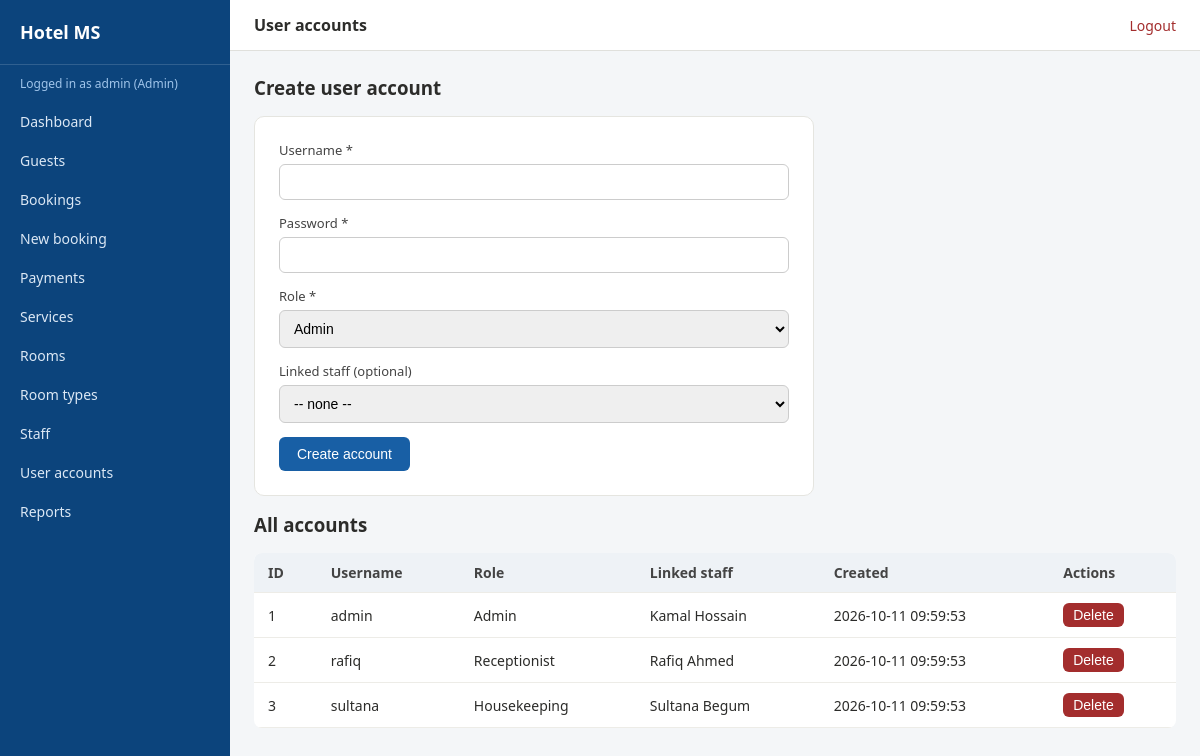
The app's page /users/list.php (signed in) with its own data.
### tables this page shows
CREATE TABLE Users (
    UserID INT AUTO_INCREMENT PRIMARY KEY,
    Username VARCHAR(50) NOT NULL UNIQUE,
    PasswordHash VARCHAR(255) NOT NULL,
    Role ENUM('Admin','Receptionist','Housekeeping') NOT NULL,
    StaffID INT NULL,
    CreatedAt TIMESTAMP DEFAULT CURRENT_TIMESTAMP,
    FOREIGN KEY (StaffID) REFERENCES Staff(StaffID) ON DELETE SET NULL
);

CREATE TABLE Staff (
    StaffID INT AUTO_INCREMENT PRIMARY KEY,
    Name VARCHAR(60) NOT NULL,
    Position ENUM('Manager','Receptionist','Housekeeping') NOT NULL,
    Phone VARCHAR(20),
    Salary DECIMAL(10,2),
    HireDate DATE
);

### includes/functions.php (called while the page is built, shortened)
<?php
function e($str) {
    return htmlspecialchars($str ?? '', ENT_QUOTES, 'UTF-8');
}

### users/list.php (the view, shortened to what this page needs)
<?php
require_once __DIR__ . '/../includes/init.php';
$users = $pdo->query("SELECT u.*, s.Name AS StaffName FROM Users u LEFT JOIN Staff s ON s.StaffID = u.StaffID ORDER BY u.UserID")->fetchAll();
require __DIR__ . '/../includes/header.php';
require __DIR__ . '/../includes/sidebar.php';
?>
<h3>Create user account</h3>
<form class="form-box mt" method="post">
  <div class="form-group"><label>Username *</label><input type="text" name="username" required></div>
  <div class="form-group"><label>Password *</label><input type="password" name="password" required minlength="6"></div>
  <div class="form-group"><label>Role *</label>
    <select name="role"><option>Admin</option><option>Receptionist</option><option>Housekeeping</option></select>
  </div>
  <div class="form-group"><label>Linked staff (optional)</label>
    <select name="staff_id">
      <option value="">-- none --</option>
    </select>
  </div>
  <button class="btn" type="submit">Create account</button>
</form>
<h3 class="mt">All accounts</h3>
<table class="mt">
<tr><th>ID</th><th>Username</th><th>Role</th><th>Linked staff</th><th>Created</th><th>Actions</th></tr>
<?php foreach ($users as $u): ?>
<tr>
  <td><?= $u['UserID'] ?></td><td><?= e($u['Username']) ?></td><td><?= e($u['Role']) ?></td>
  <td><?= e($u['StaffName'] ?? '-') ?></td><td><?= e($u['CreatedAt']) ?></td>
  <td>
    <form method="post" style="display:inline" onsubmit="return confirm('Delete this account?')">
      <button class="btn btn-danger" type="submit" style="padding:4px 10px">Delete</button>
    </form>
  </td>
</tr>
<?php endforeach; ?>
</table>
<?php require __DIR__ . '/../includes/footer.php'; ?>

### assets/css/style.css (style rules this page uses)
* { box-sizing: border-box; margin: 0; padding: 0; }
body { font-family: 'Segoe UI', Arial, sans-serif; background: #f4f6f8; color: #2c2c2a; }
table { width: 100%; border-collapse: collapse; background: #fff; border-radius: 8px; overflow: hidden; }
th, td { text-align: left; padding: 10px 14px; border-bottom: 1px solid #edece7; font-size: 14px; }
th { background: #eef2f6; color: #444; font-weight: 600; }
.form-box { background: #fff; padding: 24px; border-radius: 10px; max-width: 560px; border: 1px solid #e5e5e0; }
.form-group { margin-bottom: 14px; }
label { display: block; font-size: 13px; margin-bottom: 5px; color: #444; }
input, select, textarea { width: 100%; padding: 9px 10px; border: 1px solid #ccc; border-radius: 6px; font-size: 14px; }
.btn { display: inline-block; background: #185fa5; color: #fff; border: none; padding: 9px 18px; border-radius: 6px; cursor: pointer; font-size: 14px; }
.btn-danger { background: #a32d2d; }
.mt { margin-top: 16px; }

### records on screen
users: UserID "1", Username "admin", Role "Admin", StaffID.Name "Kamal Hossain", CreatedAt "2026-10-11 09:59:53"
users: UserID "2", Username "rafiq", Role "Receptionist", StaffID.Name "Rafiq Ahmed", CreatedAt "2026-10-11 09:59:53"
users: UserID "3", Username "sultana", Role "Housekeeping", StaffID.Name "Sultana Begum", CreatedAt "2026-10-11 09:59:53"

### other values on screen
$_SESSION['user']['Username'] "admin"
$role "Admin"
$pageTitle "User accounts"
